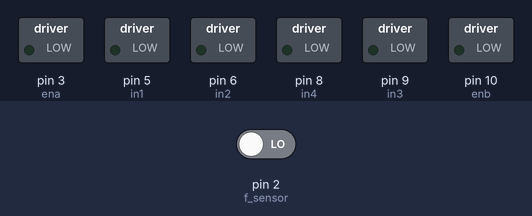
This sketch was run on a simulated Arduino Uno, built with avr-gcc and run on an emulated ATmega328P. Shown: switched loads named in the sketch (green lamp = pin HIGH). The test bench sets the inputs (shaded band); at power-on: pin 2 (f_sensor) LOW.

Above: at 1.2 s.
1.3 s: pin 2 (f_sensor) driven HIGH
At 1.9 s:
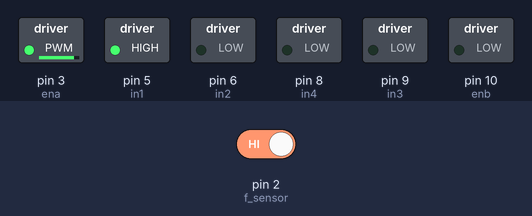
Timing chart, 0 to 1.3 s (numbered marks = the images above; inputs shaded):
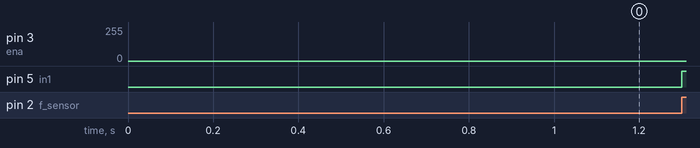

The sketch:

motors_w_ir_sensors.ino
```cpp
// IR Pins (specifically non-PWM pins)
int f_sensor = 2;
int l_sensor = 4;
int r_sensor = 7;

// Motor related Pins
// Motor A
int ena = 3; // PWM
int in1 = 5;
int in2 = 6;

// Motor B
int enb = 10; // PWM
int in3 = 9;
int in4 = 8;


void setup() {
	// I/O Setup
	pinMode(f_sensor, INPUT);
	pinMode(l_sensor, INPUT);
	pinMode(r_sensor, INPUT);

	pinMode(ena, OUTPUT);
	pinMode(in1, OUTPUT);
	pinMode(in2, OUTPUT);

	pinMode(enb, OUTPUT);
	pinMode(in3, OUTPUT);
	pinMode(in4, OUTPUT);

	digitalWrite(in1,LOW);
	digitalWrite(in2,LOW);
	digitalWrite(in3,LOW);
	digitalWrite(in4,LOW);

}

void loop() {
	/*
	Reminders:
	- IR Sensor == 0 (obstacle detected)
	- IR Sensor == 1 (NO obstacle)
	- ena/enb control the Voltage/Duty_Cycle of the motors (0-255)
		- Higher -> Faster (& vise verse)

	Abbreviations:
	- firs = Front IR Status
	- lirs = Left IR Status
	- rirs = Right IR Status

	- Commenting out lirs, firs, enb, in3, and in4 for preliminary testing
	*/

	int firs = digitalRead(f_sensor);
	// int lirs = digitalRead(l_sesnor);
	// int rirs = digitalRead(r_sesnor);

	if (firs == 1) {
		accelerate();
	}
	else {
	brake();
	}

}

void accelerate() {
	digitalWrite(in1,HIGH);
	digitalWrite(in2,LOW);
	// digitalWrite(in3,HIGH);
	// digitalWrite(in4,LOW);

	for (int x = 150; x < 256; x++) {
		analogWrite(ena, x);
		// analogWrite(enb, x);
	}
}

void brake() {
	digitalWrite(in1,LOW);
	digitalWrite(in2,LOW);
	// digitalWrite(in3,LOW);
	// digitalWrite(in4,LOW);
}
```
